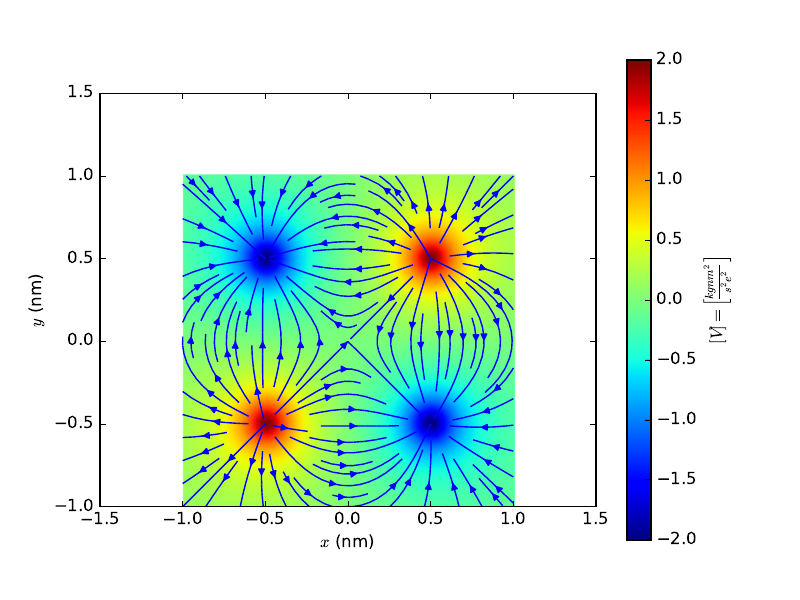

Write Python code to recreate this figure.
import numpy as np
import numpy as np
import matplotlib.pyplot as plt

class Carga():
    def __init__(self, q, x0, y0):
        self.q = q
        self.x = x0
        self.y = y0
    
    def potential(self, x, y, k = 0.2306, epsilon = 0.01): # [k] = kg nm3/(s2 e2)
        return k*self.q/((x - self.x)**2 + (y - self.y)**2 + epsilon)**0.5

def gradient(charges, x, y):
    dx = x[1] - x[0]
    dy = y[1] - y[0]
    Dx = np.zeros((y.shape[0], x.shape[0]))
    Dy = np.zeros_like(Dx)
    for i in range(y.shape[0]):
        for j in range(x.shape[0]):
            for charge in charges:
                Dx[i, j] += charge.potential(x[j] + dx, y[i]) \
                             - charge.potential(x[j] - dx, y[i])
                Dy[i, j] += charge.potential(x[j], y[i] + dy) \
                            - charge.potential(x[j], y[i] - dy)
    return 0.5*Dx/dx, 0.5*Dy/dy


q1 = Carga(1, 0.5, 0.5)
q2 = Carga(1, -0.5, -0.5)
q3 = Carga(-1, 0.5, -0.5)
q4 = Carga(-1, -0.5, 0.5)

charges = [q1, q2, q3, q4]

x = y = np.linspace(-1, 1, 100)
X, Y = np.meshgrid(x, y)

V = np.zeros_like(X)
for charge in charges:
    V = V + charge.potential(X, Y)

dx, dy = gradient(charges, x, y)

pot = plt.imshow(V, origin='lower', cmap='jet', extent=[-1, 1, -1, 1])
color = plt.colorbar(pot)
color.set_label(r'$[V] = \left[\frac{kgnm^2}{s^2e^2}\right]$')
plt.streamplot(X, Y, -dx, -dy)
plt.xlabel('$x$ (nm)')
plt.ylabel('$y$ (nm)')
plt.savefig('cargas.pdf')
plt.show()
plt.close()

